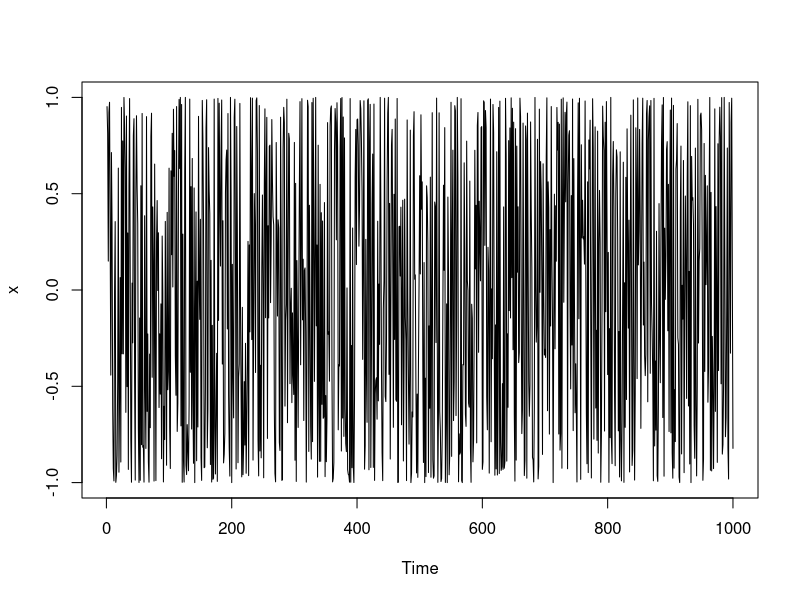
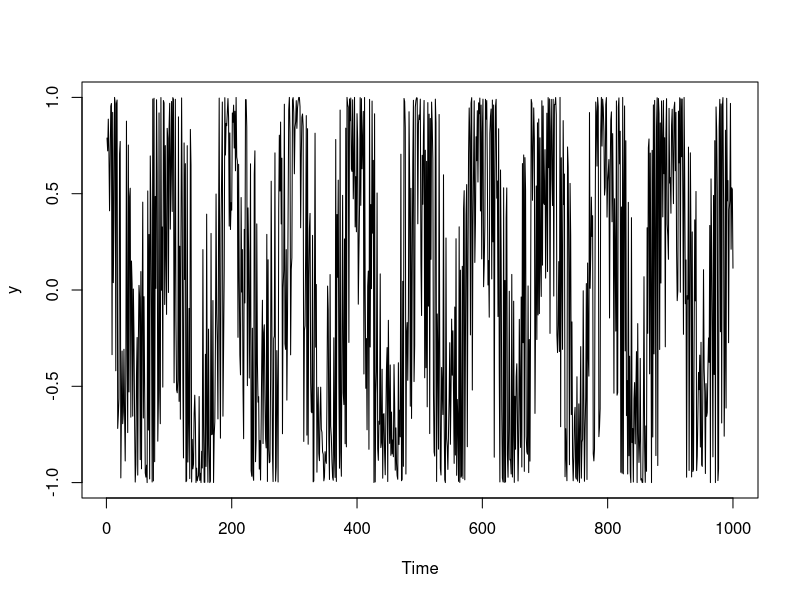

These figures' R source, in order:
#problem # 3(a)
time = seq(1,1000, by=1)
x=c()
for( i in 1:1000){
  phi=runif(1,-pi,pi)
  x[i] <- sin((2*pi/100)*i + phi)
}
ts.plot(x)

#problem # 3(b)
y=c()
for( i in 1:1000){
  phi=runif(1,0,pi)
  y[i] <- sin((2*pi/100)*i + phi)
}
ts.plot(y)